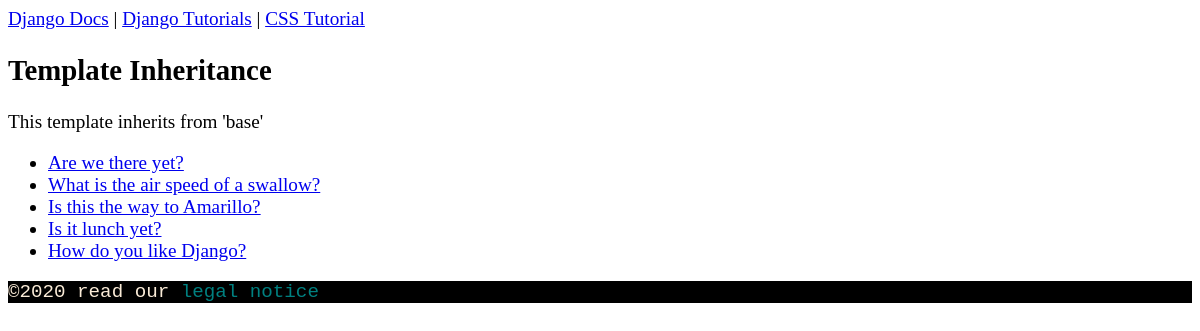
The app's page /polls/child/ with its own data.
### polls/models.py (models this page shows, shortened)
class Question(models.Model):
    question_text = models.CharField(max_length=200)
    pub_date      = models.DateTimeField('data published')

### polls/views.py (the view)
# urls.py: path( 'child/', views.ChildView.as_view(), name='child' ),
class ChildView(generic.ListView):
    template_name = 'polls/child.html'
    context_object_name = 'latest_question_list'
    def get_queryset(self):
        return Question.objects.order_by('-pub_date')

### polls/templates/polls/child.html (shortened to what this page needs)
{% extends "polls/base.html" %}
{% block content %}
    <h2>Template Inheritance</h2>
    <p>This template inherits from 'base'</p>
    {% if latest_question_list %}
    <ul>
        {% for question in latest_question_list %}
        <li><a href="{% url 'polls:detail' question.id %}">{{ question.question_text }}</a></li>
        {% endfor %}
    </ul>
    {% else %}
    <h3>There are no questions yet</h3>
    {% endif  %}
{% endblock %}

### polls/static/polls/polls.css (style rules this page uses)
body { font-size: larger; }

### records on screen
Question: question_text "Are we there yet?"
Question: question_text "What is the air speed of a swallow?"
Question: question_text "Is this the way to Amarillo?"
Question: question_text "Is it lunch yet?"
Question: question_text "How do you like Django?"
